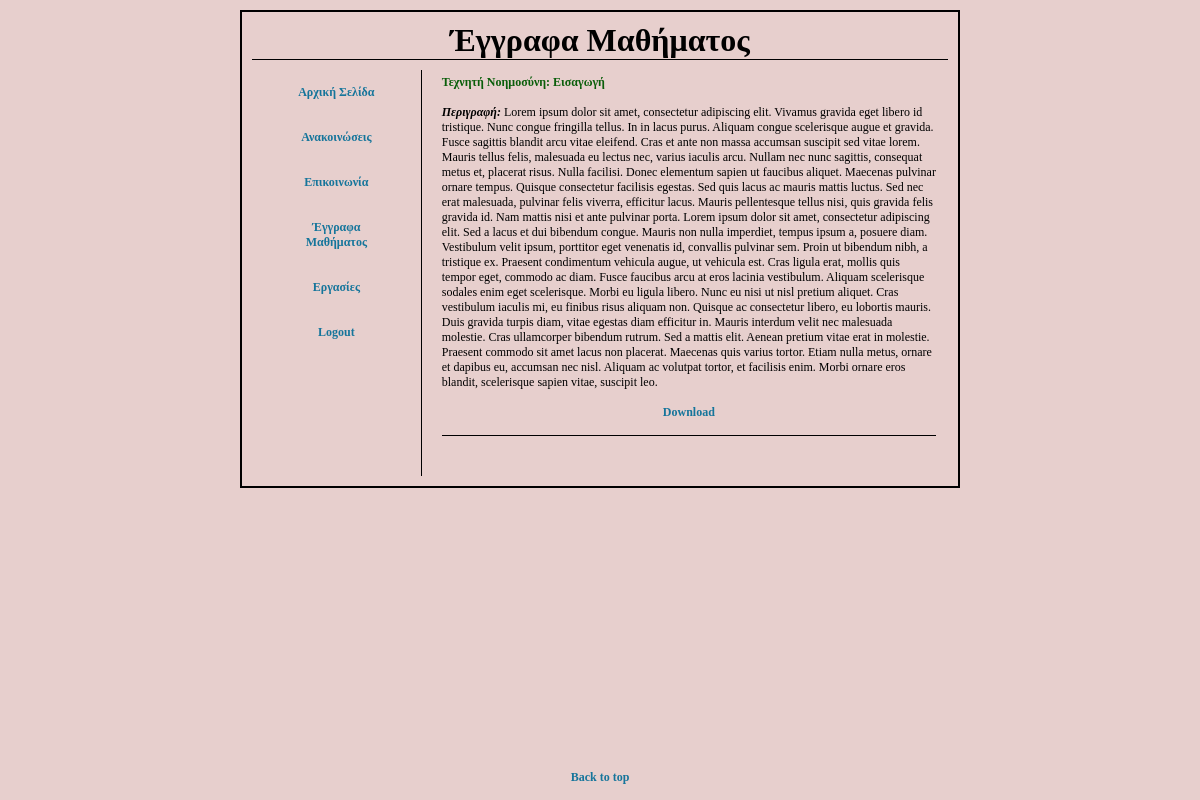
The page /documents.php on the database its author committed.
### tables this page shows
CREATE TABLE `document` (
  `id` int(11) NOT NULL,
  `title` varchar(50) NOT NULL,
  `description` longtext NOT NULL,
  `source` mediumtext NOT NULL
);

### documents.php (the view, shortened to what this page needs)
<!DOCTYPE html>
<html>
<?php
$db = mysqli_connect('localhost', 'root', '', 'student3350partb') or die("could not connect to db");
?>
<head>
    <link rel="stylesheet" type="text/css" href="./styles.css" />
</head>
<body>
    <div class="page">
        <h1 class="title-container">Έγγραφα Μαθήματος</h1>
        <div class="flex-parent-element">
            <div class="flex-child-element subflex first">
                <ul class="menu">
                    <li> <a href="./index.php" class="button">Αρχική Σελίδα</a></li>
                    <li> <a href="./announcement.php" class="button">Ανακοινώσεις</a></li>
                    <li> <a href="./communication.php" class="button">Επικοινωνία</a></li>
                    <li> <a href="./documents.php" class="button">Έγγραφα Μαθήματος</a></li>
                    <li> <a href="./homework.php" class="button">Εργασίες</a></li>
                    <li> <a href="./login.php" class="button">Logout</a></li>
                </ul>
            </div>
            <div class="flex-child-element second text-div">
                <ul>
                    <?php
                        $query = "SELECT * FROM document";
                        $result = mysqli_query($db, $query);
                        while ($row = mysqli_fetch_row($result)) {
                            echo "<li class=\"announcement-container\"> <h2 class=\"heading2\"> ";
                            echo $row[1] . "</h2>";
                            echo  "<br> <p class=\"list-text withborder\"> <em><b>Περιγραφή: </b></em>";
                            echo $row[2] . "<br> <a href=\"" . $row[3] . "\" class=\"button\">Download</a><br></p></li>";
                        }
                    ?>
                </ul>
            </div>
        </div>
    </div>
    <footer>
        <a href="./documents.php" class="button">Back to top</a>
    </footer>
</body>
</html>

### styles.css (style rules this page uses)
html, body { padding: 0px; margin: 0px; font-family: Georgia, serif; overflow-y: visible; scroll-behavior: smooth; overflow-x: hidden; background-color: rgb(231, 207, 205); height: 100vh; width: 100vw; display: flex; flex-direction: column; align-items: center; }
* { box-sizing: border-box; padding: 0; margin: 0; }
ul.menu { list-style-type: none; text-align: center; }
.page { border: 2px solid; margin: auto; width: 60%; padding: 10px; margin-top: 10px; }
.title-container { align-self: center; text-align: center; border-bottom: 1px solid; margin-bottom: 5px; text-align: center; }
.button { border: none; padding: 15px 32px; text-align: center; text-decoration: none; display: inline-block; font-size: 1vw; cursor: pointer; font-weight: bold; color: rgb(21, 117, 155); width: 100%; }
.flex-parent-element { display: flex; width: 100%; }
.flex-child-element { margin-top: 5px; width: 100%; }
.subflex { border-right: 1px solid; }
.first { flex: 0.25; }
.second { flex: 0.75; }
.flex-child-element:first-child { margin-right: 20px; }
.text-div { margin-top: 10px; margin-bottom: 10px; font-size: 1vw; }
.heading2 { color: rgb(10, 94, 10); font-size: 1vw; }
.announcement-container { width: auto; height: auto; margin-bottom: 30px; }
.list-text { text-align: left; font-size: 1vw; flex-grow: 1; margin-right: 12px; }
.withborder { border-bottom: 1px solid; }
li { text-align: -webkit-match-parent; }
ul { list-style-type: none; }

### rows shown on the page
document: title "Τεχνητή Νοημοσύνη: Εισαγωγή", description "Lorem ipsum dolor sit amet, consectetur adipiscing elit. Vivamus gravida eget libero id tristique. Nunc congue fringilla tellus. In in lacus purus. Aliquam congue scelerisque augue et gravida. Fusce sagittis blandit arcu vitae eleifend. Cras et ante non massa accumsan suscipit sed vitae lorem. Mauris tellus felis, malesuada eu lectus nec, varius iaculis arcu. Nullam nec nunc sagittis, consequat metus et, placerat risus. Nulla facilisi. Donec elementum sapien ut faucibus aliquet. Maecenas pulvinar ornare tempus. Quisque consectetur facilisis egestas. Sed quis lacus ac mauris mattis luctus. Sed nec erat malesuada, pulvinar felis viverra, efficitur lacus. Mauris pellentesque tellus nisi, quis…"
